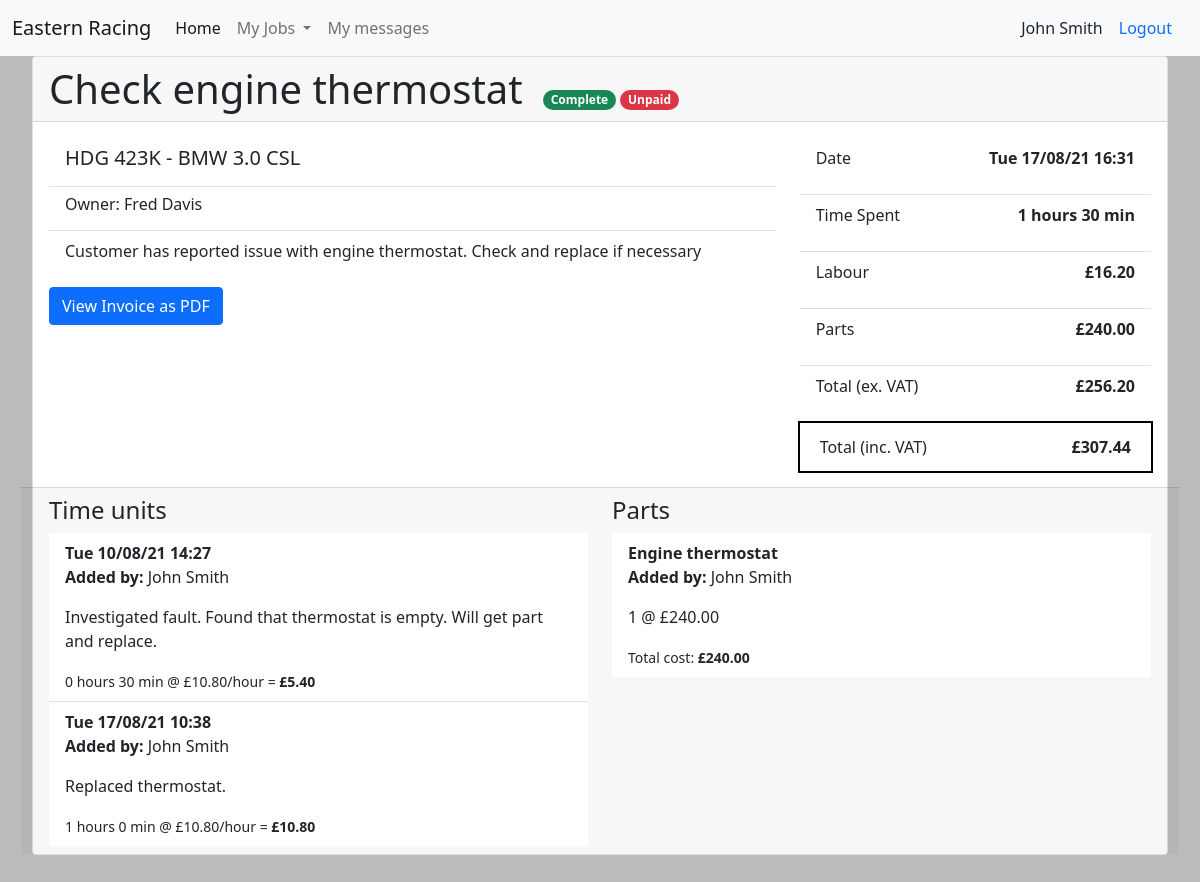
The page /cars/invoice_details/7 (signed in) on the database as committed earlier.
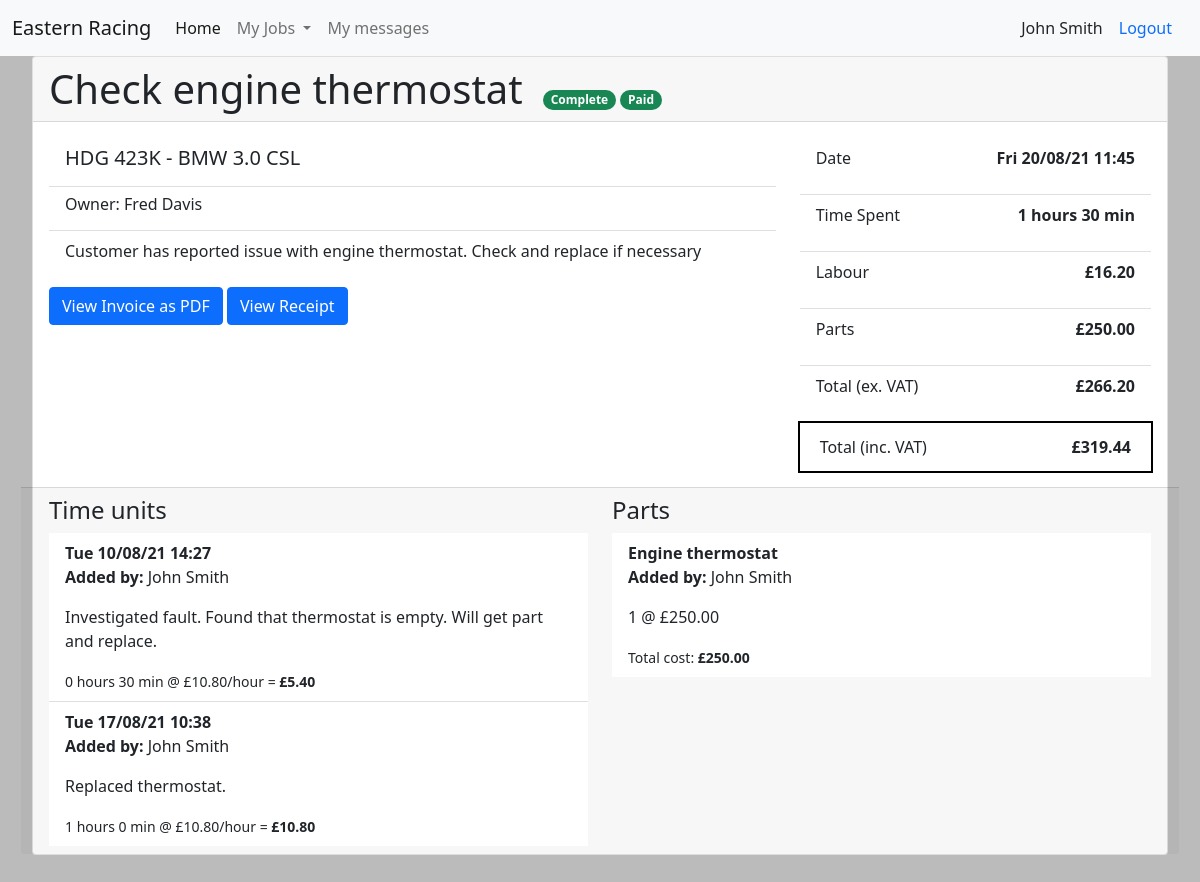
The same page on the database as committed later.
### cars/models.py (models this page shows, shortened)
class Job(models.Model):
    title = models.CharField(max_length=300)
    description = models.TextField()
    car = models.ForeignKey(Car, on_delete=models.PROTECT)
    employee = models.ForeignKey(Employee, on_delete=models.PROTECT, related_name='assigned_job')
    manager = models.ForeignKey(Manager, on_delete=models.PROTECT, related_name='supervised_job')
    in_progress = models.BooleanField(default=False)
    complete = models.BooleanField(default=False)
    paid = models.BooleanField(default=False)
    estimated_time = models.DurationField(default=timedelta())
    created = models.DateTimeField(auto_now_add=True)
    updated = models.DateTimeField(auto_now=True)
    expected_complete = models.DateTimeField(blank=True)

class PartUnit(models.Model):
    part = models.ForeignKey(Part, on_delete=models.PROTECT)
    quantity = models.IntegerField()
    job = models.ForeignKey(Job, on_delete=models.CASCADE)
    added_by = models.ForeignKey(Employee, on_delete=models.PROTECT)
    def get_cost(self):
        return self.part.customer_price * self.quantity

class Car(models.Model):
    model_name = models.CharField(max_length=200)
    year = models.IntegerField()
    reg = models.CharField(max_length=10)
    owner = models.ForeignKey(Customer, on_delete=models.PROTECT)
    notes = models.TextField()

### parts/models.py (models this page shows, shortened)
class Part(models.Model):
    name = models.CharField(max_length=200)
    cost_price = models.DecimalField(max_digits=10, decimal_places=2)
    customer_price = models.DecimalField(max_digits=10, decimal_places=2)
    stock_level = models.PositiveIntegerField()

### accounts/models.py (models this page shows, shortened)
class Customer(models.Model):
    user = models.OneToOneField(User, on_delete=models.CASCADE)
    def __str__(self):
        return f"{self.user.first_name} {self.user.last_name}"

class User(AbstractUser):
    pass

class Employee(models.Model):
    user = models.OneToOneField(User, on_delete=models.CASCADE)
    hourly_rate = models.DecimalField(max_digits=10, decimal_places=2)
    def __str__(self):
        return f"{self.user.first_name} {self.user.last_name}"

### cars/views.py (the view, shortened to what this page needs)
# urls.py: path('invoice_details/<str:pk>', views.invoice_details, name='invoice-details'),
@login_required
def invoice_details(request, pk):
    job = get_object_or_404(Job, id=pk)
    if not job.complete:
        return redirect('cars:job-details', pk)
    context = generate_invoice(request, pk)
    if request.method == 'POST':
        job.paid = True
        job.save()
        return HttpResponseRedirect(reverse('cars:invoice-details', args=(job.id,)))
    return render(request, 'cars/invoice_details.html', context)

### cars/models.py (called while the page is built)
    def get_cost(self):
        return self.time_spent.seconds/3600 * float(self.employee.hourly_rate)

### cars/templatetags/cars_extras.py (called while the page is built)
@register.filter
def duration(td):
    total_seconds = int(td.total_seconds())
    hours = total_seconds // 3600
    minutes = (total_seconds % 3600) // 60
    return '{} hours {} min'.format(hours, minutes)

### cars/views.py (called while the page is built)
def generate_invoice(request, pk):
    job = get_object_or_404(Job, id=pk)
    if request.user.groups.first():
        role = request.user.groups.first().name
    else:
        role = None
    time_spent = timedelta(hours= 0, minutes=0)
    labour_cost = 0.0
    parts_cost = 0.0
    for labour_unit in job.labourunit_set.all():
        time_spent += labour_unit.time_spent
        labour_cost += labour_unit.get_cost()
    for part_unit in job.partunit_set.all():
        parts_cost += float(part_unit.get_cost())
    sub_total = labour_cost + parts_cost
    grand_total = sub_total * 1.2
    context = {
        'job': job,
        'time_spent': time_spent,
        'labour_cost': labour_cost,
        'parts_cost': parts_cost,
        'sub_total': sub_total,
        'grand_total': grand_total,
        'role': role,
    }
    return context

### cars/templates/cars/invoice_details.html (shortened to what this page needs)
{% extends 'cars/base.html' %}
{% load cars_extras %}
{% load crispy_forms_tags %}
{% block content %}
<div class="card mb-5">
    <div class="card-header">
        <h1 class="d-inline me-3">{{ job.title }}</h1>
        <span class="badge rounded-pill bg-success">Complete</span>
        {% if job.paid %}
            <span class="badge rounded-pill bg-success">Paid</span>
        {% else %}
            <span class="badge rounded-pill bg-danger">Unpaid</span>
        {% endif %}
    </div>
    <div class="card-body row">
        <div class="col-8">
            <ul class="list-group list-group-flush">
                <li class="list-group-item">
                    <h5 class="card-title">{{ job.car.reg }} - {{ job.car.model_name }}</h5>
                </li>
                <li class="list-group-item">
                    <h6>Owner: {{ job.car.owner }}</h6>
                </li>
                <li class="list-group-item">
                    <p>{{ job.description }}</p>
                </li>
            </ul>
            <a href="{% url 'cars:invoice-pdf' job.id %}" class="btn btn-primary">View Invoice as PDF</a>
            {% if job.paid %}
            <a href="{% url 'cars:receipt-pdf' job.id %}" class="btn btn-primary">View Receipt</a>
            {% endif %}
        </div>
        <div class="col-4">
            <ul class="list-group list-group-flush">
                <li class="list-group-item d-flex justify-content-between">
                    <p>Date</p>
                    <p><b>{{ job.updated|date:"D d/m/y H:i" }}</b></p>
                </li>
                <li class="list-group-item d-flex justify-content-between">
                    <p>Time Spent</p>
                    <p><b>{{ time_spent|duration }}</b></p>
                </li>
                <li class="list-group-item d-flex justify-content-between">
                    <p>Labour</p>
                    <p><b>£{{ labour_cost|floatformat:2 }}</b></p>
                </li>
                <li class="list-group-item d-flex justify-content-between">
                    <p>Parts</p>
                    <p><b>£{{ parts_cost|floatformat:2 }}</b></p>
                </li>
                <li class="list-group-item d-flex justify-content-between">
                    <p>Total (ex. VAT)</p>
                    <p><b>£{{ sub_total|floatformat:2 }}</b></p>
                </li>
                <li style="outline:2px solid black" class="list-group-item d-flex justify-content-between">
                    <p class='m-1'>Total (inc. VAT)</p>
                    <p class='m-1'><b>£{{ grand_total|floatformat:2 }}</b></p>
                </li>
            </ul>
        </div>
    </div>
    <div class="card-footer row">
        <div class="col-6">
            <h4 class="card-title">Time units</h4>
            <ul class="list-group list-group-flush">
                {% for labour_unit in job.labourunit_set.all %}
                <li class="list-group-item">
                    <b class="card-title">{{ labour_unit.created|date:"D d/m/y H:i" }}</b>
                    <p><b>Added by: </b>{{ labour_unit.employee }}</p>
                    <p>{{ labour_unit.description }}</p>
                    <small>{{ labour_unit.time_spent|duration }} @ £{{ labour_unit.employee.hourly_rate }}/hour =
                    <b>£{{ labour_unit.get_cost|floatformat:2}}</b></small>
                </li>
                {% endfor %}
            </ul>
        </div>
        <div class="col-6">
            <h4 class="card-title">Parts</h4>
            <ul class="list-group list-group-flush">
                {% for part_unit in job.partunit_set.all %}
                <li class="list-group-item">
                    <b class="card-title">{{ part_unit.part.name }}</b>
                    <p><b>Added by: </b>{{ part_unit.added_by }}</p>
                    <p>{{ part_unit.quantity }} @ £{{ part_unit.part.customer_price }}</p>
                    <small>Total cost:
                        <b>£{{ part_unit.get_cost }}</b></small>
                </li>
                {% endfor %}
            </ul>
        </div>
    </div>
</div>
{% endblock content %}

Rows that differ between the two databases and show on the page:
changed Job "Check engine thermostat": paid False → True (drawn); updated "Tue 17/08/21 16:31" → "Fri 20/08/21 11:45"
changed through a linked row, PartUnit "Engine thermostat": part.customer_price "240.00" → "250.00"; get_cost "240.00" → "250.00"
Other text that changed with them:
{{ parts_cost|floatformat:2 }}: "240.00" → "250.00"
{{ sub_total|floatformat:2 }}: "256.20" → "266.20"
{{ grand_total|floatformat:2 }}: "307.44" → "319.44"
text no longer shown: "Unpaid"
text now shown: "Paid View Receipt"
